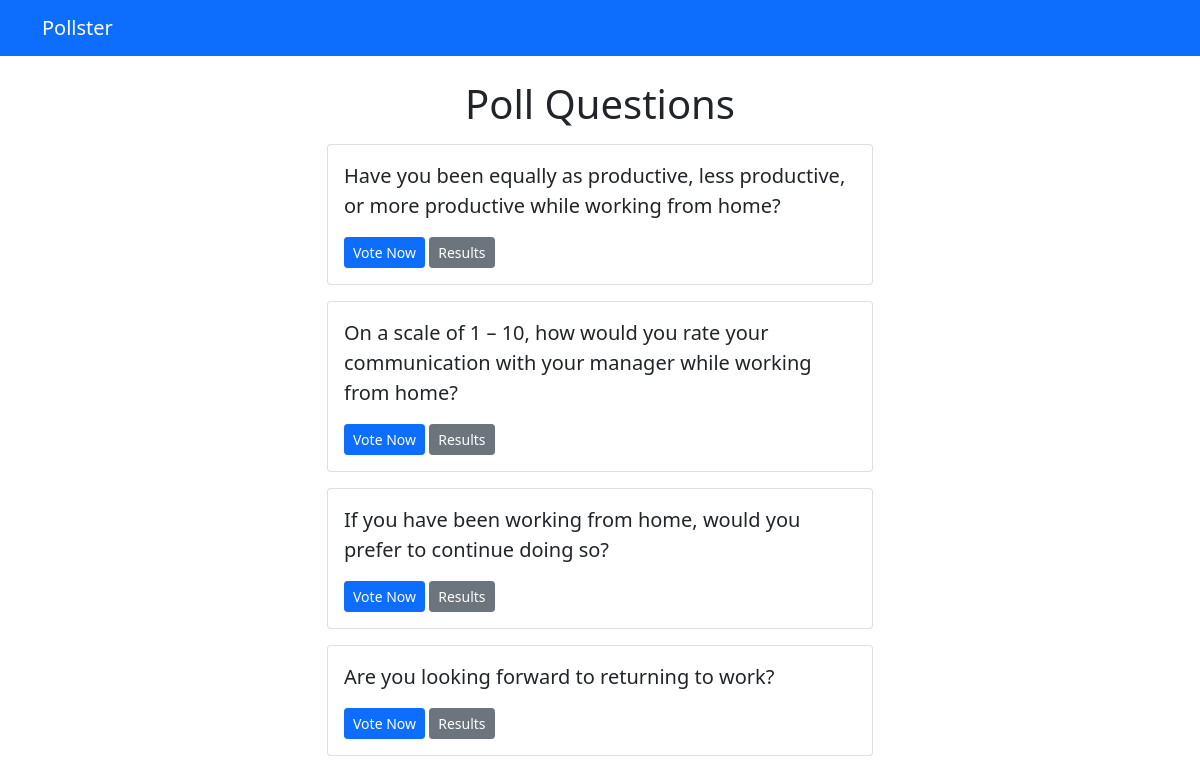
Screenshot of /polls/ with the database file from the repository.
### polls/models.py (models this page shows, shortened)
class Question(models.Model):
    question_text = models.CharField(max_length=200)
    pub_date = models.DateTimeField("date published")

### polls/views.py (the view)
# urls.py: path('', views.index, name='index'),
def index(request):
    latest_question_list = Question.objects.order_by('-pub_date')[:5]
    context = {'latest_question_list': latest_question_list}
    return render(request, 'polls/index.html', context)

### templates/polls/index.html
{% extends 'base.html' %}
{% block content %}
<h1 class="text-center mb-3">Poll Questions</h1>
{% if latest_question_list %}
{% for question in latest_question_list %}
<div class="card mb-3">
    <div class="card-body">
        <p class="lead">{{question.question_text}}</p>
        <a href="{% url 'polls:detail' question.id %}" class="btn btn-primary btn-sm">Vote Now</a>
        <a href="{% url 'polls:results' question.id %}" class="btn btn-secondary btn-sm">Results</a>
    </div>
</div>
{% endfor %}
{% else %}
<p>No polls available</p>
{% endif %}
{% endblock %}

### templates/base.html (shortened to what this page needs)
<!DOCTYPE html>
<html lang="en">
<head>
    <link href="https://cdn.jsdelivr.net/npm/bootstrap@5.0.0-beta1/dist/css/bootstrap.min.css" rel="stylesheet"
>
</head>
<body>
    {% include 'partials/_navbar.html' %}
    <div class="container">
        <div class="row">
            <div class="col-md-6 m-auto">
                {% block content %}{% endblock %}
            </div>
        </div>
    </div>
</body>
</html>

### templates/partials/_navbar.html
<nav class="navbar navbar-dark bg-primary mb-4">
    <div class="container">
        <a href="/" class="navbar-brand">Pollster</a>
    </div>
</nav>

### rows the page displays
Question: question_text "Have you been equally as productive, less productive, or more productive while working from home?"
Question: question_text "On a scale of 1 – 10, how would you rate your communication with your manager while working from home?"
Question: question_text "If you have been working from home, would you prefer to continue doing so?"
Question: question_text "Are you looking forward to returning to work?"
